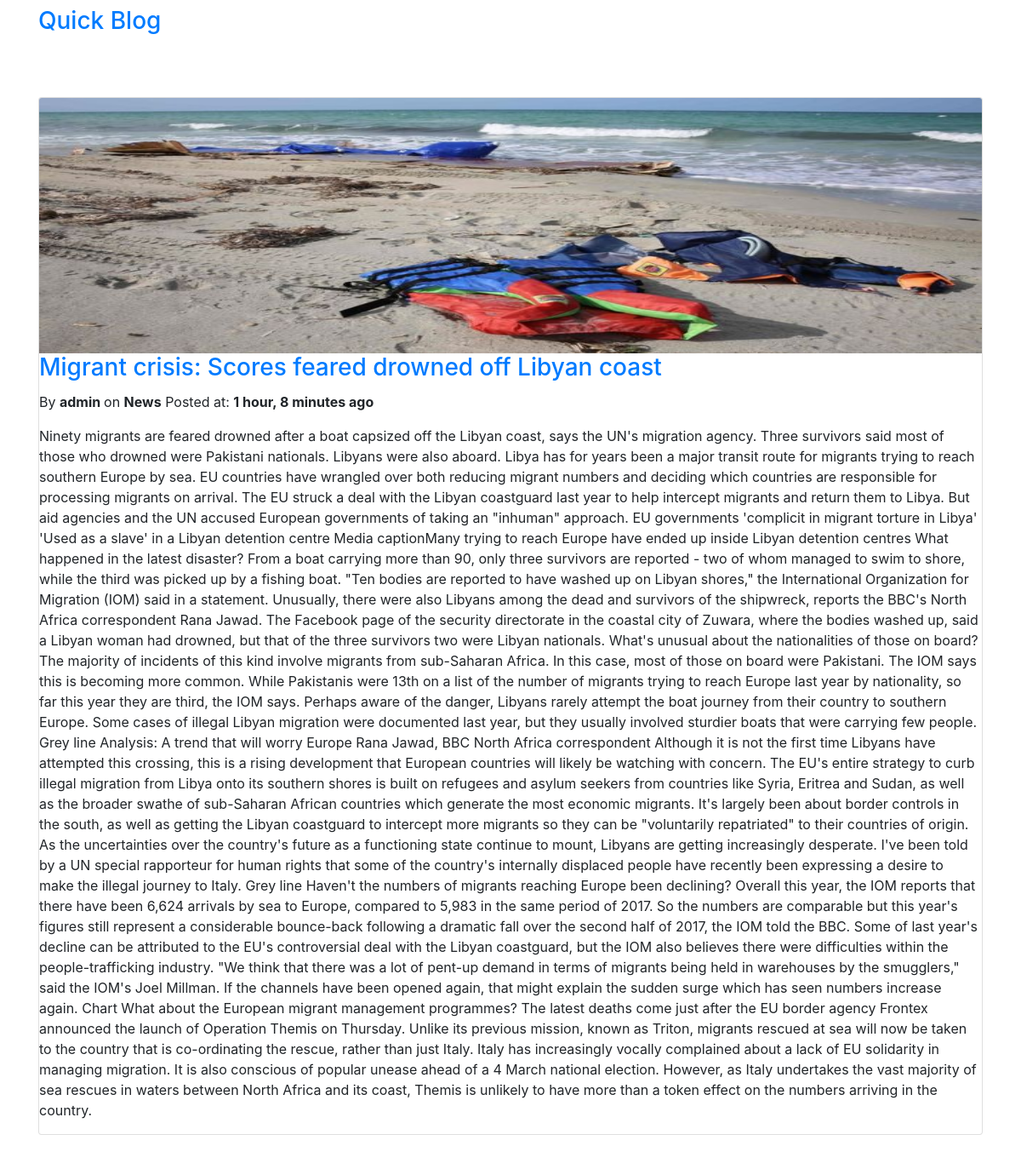
Page /posts/2/ on the committed database.
### post/models.py (models this page shows, shortened)
class Post(models.Model):
    author = models.ForeignKey(User, on_delete=models.SET_NULL, null=True, blank=True)
    title = models.CharField(max_length=255)
    body = models.TextField()
    image = models.ImageField(upload_to='upload/images/posts/', null=True, blank=True)
    category = models.ForeignKey(Category, on_delete=models.SET_NULL, null=True, blank=True)
    created_at = models.DateTimeField(auto_now_add=True)

class Category(models.Model):
    title = models.CharField(max_length=255)
    def __str__(self):
        return self.title

### post/views.py (the view)
# urls.py: path('posts/<int:pk>/', PostDetail.as_view(), name='post_detail'),
class PostDetail(DetailView):
    template_name = 'post/detail.html'
    model = Post

### post/templates/post/detail.html (shortened to what this page needs)
<!DOCTYPE html>
<html lang="en">
<head>
    <link rel="stylesheet" href="https://maxcdn.bootstrapcdn.com/bootstrap/4.0.0-alpha.6/css/bootstrap.min.css">
</head>
<body>
<div class="container">
    <h3 class="text-primary py-2">Quick Blog</h3>
</div>
<nav class="navbar navbar-toggleable-md bg-inverse">
    <div class="container">
        <a class="navbar-brand text-white" href="/">Home</a>
    </div>
</nav>
<div class="container">
    <div class="card">
        <img class="card-img-top" src="{{ object.image.url }}" alt="{{ object.title }}" height="300">
        <div class="card-block">
            <div class="card-title">
                <h3 class="mt-0"><a href="{% url 'post_detail' object.id %}">{{ object.title }}</a></h3>
            </div>
            <p>By <strong>{{ object.author }} </strong> on <strong>{{ object.category }}</strong>
                Posted at: <strong>{{ object.created_at|timesince }} ago</strong>
            </p>
            <p>{{ object.body|safe }}</p>
        </div>
    </div>
</div>
<div id="footer" class="bg-inverse text-white text-center py-2">
</div>
</body>
</html>

### rows in the picture
Post: image (picture), title "Migrant crisis: Scores feared drowned off Libyan coast", author "admin", category "News", created_at "1 hour, 8 minutes", body "Ninety migrants are feared drowned after a boat capsized off the Libyan coast, says the UN's migration agency. Three survivors said most of those who drowned were Pakistani nationals. Libyans were also aboard. Libya has for years been a major transit route for migrants trying to reach southern Europe by sea. EU countries have wrangled over both reducing migrant numbers and deciding which countries are responsible for processing migrants on arrival. The EU struck a deal with the Libyan coastguard last year to help intercept migrants and return them to Libya. But aid agencies and the UN accused European governments of taking an \"inhuman\" approach. EU governments 'complicit in migrant torture…"
